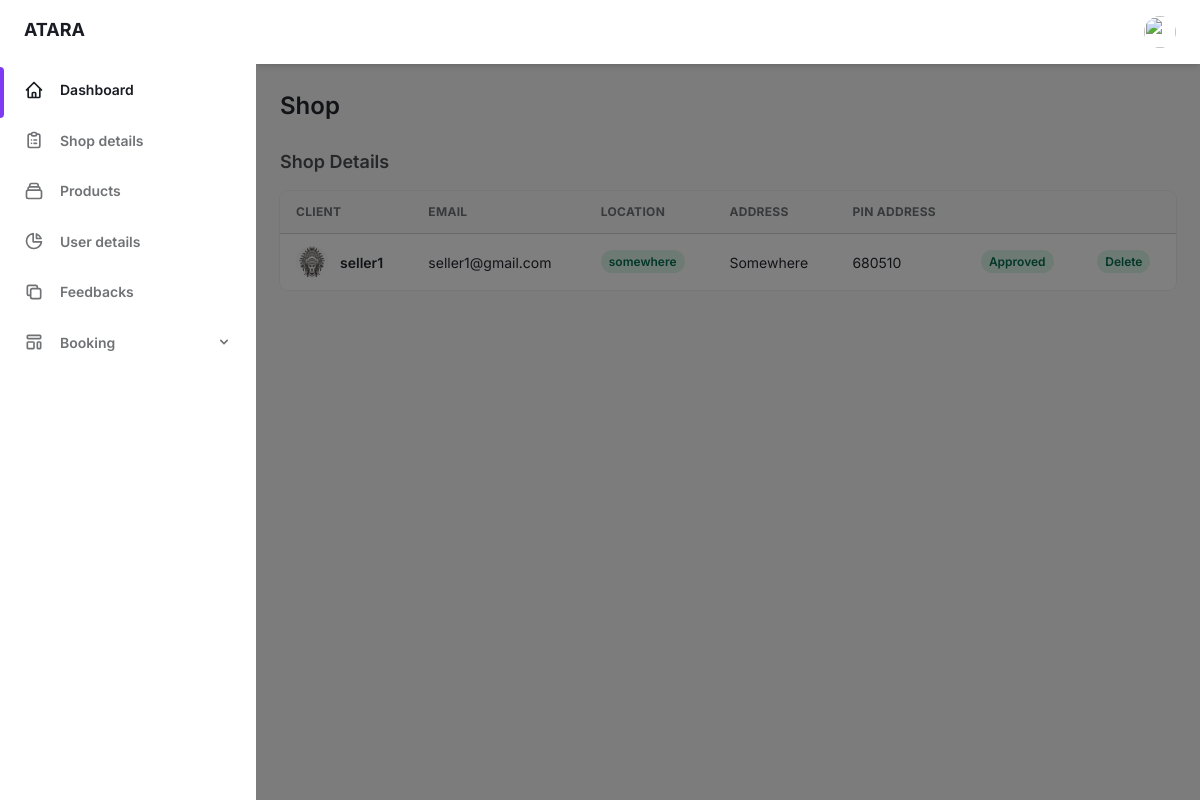
The page /projectadm/shopdetails/ on the database its author committed.
### service/models.py (models this page shows, shortened)
class Service_DB(models.Model):
    CentreName=models.CharField(max_length=250)
    Email=models.EmailField(max_length=450)
    Location=models.CharField(max_length=350)
    Address=models.CharField(max_length=350)
    PinAddress=models.CharField(max_length=350)
    CentreImage=models.ImageField(upload_to='servicereg')
    Password=models.CharField(max_length=50)
    approve = models.BooleanField(default=False)

### projectadm/views.py (the view)
# urls.py: path('shopdetails/', views.shopdetails, name="shopdetails"),
def shopdetails(request):
    sd=Service_DB.objects.all()
    return render(request,"prjctadm/shopdetails.html",{'sd':sd})

### templates/prjctadm/shopdetails.html (shortened to what this page needs)
<!DOCTYPE html>
{% load static %}
<html :class="{ 'theme-dark': dark }" x-data="data()" lang="en">
  <head>
    <link rel="stylesheet" href="{% static 'prjctadm/assets/css/tailwind.output.css'%}" />
    <link
      rel="stylesheet"
      href="https://cdnjs.cloudflare.com/ajax/libs/Chart.js/2.9.3/Chart.min.css"
    />
  </head>
  <body>
    <div
      class="flex h-screen bg-gray-50 dark:bg-gray-900"
      :class="{ 'overflow-hidden': isSideMenuOpen }"
    >
      <aside
        class="z-20 hidden w-64 overflow-y-auto bg-white dark:bg-gray-800 md:block flex-shrink-0"
      >
        <div class="py-4 text-gray-500 dark:text-gray-400">
          <a
            class="ml-6 text-lg font-bold text-gray-800 dark:text-gray-200"
            href="#"
          >
           ATARA
          </a>
          <ul class="mt-6">
            <li class="relative px-6 py-3">
              <span
                class="absolute inset-y-0 left-0 w-1 bg-purple-600 rounded-tr-lg rounded-br-lg"
                aria-hidden="true"
              ></span>
              <a
                class="inline-flex items-center w-full text-sm font-semibold text-gray-800 transition-colors duration-150 hover:text-gray-800 dark:hover:text-gray-200 dark:text-gray-100"
                href="aindex"
              >
                <svg
                  class="w-5 h-5"
                  aria-hidden="true"
                  fill="none"
                  stroke-linecap="round"
                  stroke-linejoin="round"
                  stroke-width="2"
                  viewBox="0 0 24 24"
                  stroke="currentColor"
                >
                  <path
                    d="M3 12l2-2m0 0l7-7 7 7M5 10v10a1 1 0 001 1h3m10-11l2 2m-2-2v10a1 1 0 01-1 1h-3m-6 0a1 1 0 001-1v-4a1 1 0 011-1h2a1 1 0 011 1v4a1 1 0 001 1m-6 0h6"
                  ></path>
                </svg>
                <span class="ml-4">Dashboard</span>
              </a>
            </li>
          </ul>
          <ul>
            <li class="relative px-6 py-3">
              <a
                class="inline-flex items-center w-full text-sm font-semibold transition-colors duration-150 hover:text-gray-800 dark:hover:text-gray-200"
                href="shopdetails"
              >
                <span class="ml-4">Shop details</span>
              </a>
            </li>
            <li class="relative px-6 py-3">
              <a
                class="inline-flex items-center w-full text-sm font-semibold transition-colors duration-150 hover:text-gray-800 dark:hover:text-gray-200"
                href="services"
              >
                <span class="ml-4">Products</span>
              </a>
            </li>
            <li class="relative px-6 py-3">
              <a
                class="inline-flex items-center w-full text-sm font-semibold transition-colors duration-150 hover:text-gray-800 dark:hover:text-gray-200"
                href="userdetails"
              >
                <svg
                  class="w-5 h-5"
                  aria-hidden="true"
                  fill="none"
                  stroke-linecap="round"
                  stroke-linejoin="round"
                  stroke-width="2"
                  viewBox="0 0 24 24"
                  stroke="currentColor"
                >
                  <path
                    d="M11 3.055A9.001 9.001 0 1020.945 13H11V3.055z"
                  ></path>
                  <path d="M20.488 9H15V3.512A9.025 9.025 0 0120.488 9z"></path>
                </svg>
                <span class="ml-4">User details</span>
              </a>
            </li>
            <li class="relative px-6 py-3">
              <a
                class="inline-flex items-center w-full text-sm font-semibold transition-colors duration-150 hover:text-gray-800 dark:hover:text-gray-200"
                href="feedbacks"
              >
                <svg
                  class="w-5 h-5"
                  aria-hidden="true"
                  fill="none"
                  stroke-linecap="round"
                  stroke-linejoin="round"
                  stroke-width="2"
                  viewBox="0 0 24 24"
                  stroke="currentColor"
                >
                  <path
                    d="M8 16H6a2 2 0 01-2-2V6a2 2 0 012-2h8a2 2 0 012 2v2m-6 12h8a2 2 0 002-2v-8a2 2 0 00-2-2h-8a2 2 0 00-2 2v8a2 2 0 002 2z"
                  ></path>
                </svg>
                <span class="ml-4">Feedbacks</span>
              </a>
            </li>
            <li class="relative px-6 py-3">
              <button
                class="inline-flex items-center justify-between w-full text-sm font-semibold transition-colors duration-150 hover:text-gray-800 dark:hover:text-gray-200"
                @click="togglePagesMenu"
                aria-haspopup="true"
              >
                <span class="inline-flex items-center">
                  <span class="ml-4">Booking</span>
                </span>
                <svg
                  class="w-4 h-4"
                  aria-hidden="true"
                  fill="currentColor"
                  viewBox="0 0 20 20"
                >
                  <path
                    fill-rule="evenodd"
                    d="M5.293 7.293a1 1 0 011.414 0L10 10.586l3.293-3.293a1 1 0 111.414 1.414l-4 4a1 1 0 01-1.414 0l-4-4a1 1 0 010-1.414z"
                    clip-rule="evenodd"
                  ></path>
                </svg>
              </button>
            </li>
          </ul>
        </div>
      </aside>
      <div
        x-show="isSideMenuOpen"
        x-transition:enter="transition ease-in-out duration-150"
        x-transition:enter-start="opacity-0"
        x-transition:enter-end="opacity-100"
        x-transition:leave="transition ease-in-out duration-150"
        x-transition:leave-start="opacity-100"
        x-transition:leave-end="opacity-0"
        class="fixed inset-0 z-10 flex items-end bg-black bg-opacity-50 sm:items-center sm:justify-center"
      ></div>
      <div class="flex flex-col flex-1 w-full">
        <header class="z-10 py-4 bg-white shadow-md dark:bg-gray-800">
          <div
            class="container flex items-center justify-between h-full px-6 mx-auto text-purple-600 dark:text-purple-300"
          >
            <ul class="flex items-center flex-shrink-0 space-x-6">
              <li class="relative">
                <button
                  class="align-middle rounded-full focus:shadow-outline-purple focus:outline-none"
                  @click="toggleProfileMenu"
                  @keydown.escape="closeProfileMenu"
                  aria-label="Account"
                  aria-haspopup="true"
                >
                  <img
                    class="object-cover w-8 h-8 rounded-full"
                    src="https://images.unsplash.com/photo-1502378735452-bc7d86632805?ixlib=rb-0.3.5&q=80&fm=jpg&crop=entropy&cs=tinysrgb&w=200&fit=max&s=aa3a807e1bbdfd4364d1f449eaa96d82"
                    alt=""
                    aria-hidden="true"
                  />
                </button>
              </li>
            </ul>
          </div>
        </header>
        <main class="h-full pb-16 overflow-y-auto">
          <div class="container grid px-6 mx-auto">
            <h2
              class="my-6 text-2xl font-semibold text-gray-700 dark:text-gray-200"
            >
              Shop
            </h2>
            <h4
              class="mb-4 text-lg font-semibold text-gray-600 dark:text-gray-300"
            >
             Shop Details
            </h4>
            <div class="w-full overflow-hidden rounded-lg shadow-xs">
              <div class="w-full overflow-x-auto">
                <table class="w-full whitespace-no-wrap">
                  <thead>
                    <tr
                      class="text-xs font-semibold tracking-wide text-left text-gray-500 uppercase border-b dark:border-gray-700 bg-gray-50 dark:text-gray-400 dark:bg-gray-800"
                    >
                      <th class="px-4 py-3">Client</th>
                      <th class="px-4 py-3">Email</th>
                      <th class="px-4 py-3">Location</th>
                      <th class="px-4 py-3">Address</th>
                      <th class="px-4 py-3">Pin Address</th>
                    </tr>
                  </thead>
                  <tbody
                    class="bg-white divide-y dark:divide-gray-700 dark:bg-gray-800"
                  >
                  {% for sd in sd %}
                    <tr class="text-gray-700 dark:text-gray-400">
                      <td class="px-4 py-3">
                        <div class="flex items-center text-sm">
                          <div
                            class="relative hidden w-8 h-8 mr-3 rounded-full md:block"
                          >
                            <img
                              class="object-cover w-full h-full rounded-full"
                              src="{{sd.CentreImage.url}}"
                              alt=""
                              loading="lazy"
                            />
                            <div
                              class="absolute inset-0 rounded-full shadow-inner"
                              aria-hidden="true"
                            ></div>
                          </div>
                          <div>
                            <p class="font-semibold">{{sd.CentreName}}</p>
                          </div>
                        </div>
                      </td>
                      <td class="px-4 py-3 text-sm">
                        {{sd.Email}}
                      </td>
                      <td class="px-4 py-3 text-xs">
                        <span
                          class="px-2 py-1 font-semibold leading-tight text-green-700 bg-green-100 rounded-full dark:bg-green-700 dark:text-green-100"
                        >
                        {{sd.Location}}
                        </span>
                      </td>
                      <td class="px-4 py-3 text-sm">
                        {{sd.Address}}
                      </td>
                    <td class="px-4 py-3 text-sm">
                        {{sd.PinAddress}}
                    </td>
                         <td class="px-4 py-3 text-xs">
                          {% if sd.approve %}
                          <span
                            class="px-2 py-1 font-semibold leading-tight text-green-700 bg-green-100 rounded-full dark:bg-green-700 dark:text-green-100"
                          >
                          Approved
                          </span>
                        {% endif %}
                        </td>
                         <td class="px-4 py-3 text-xs">
                          <a href="{% url 'adelete' sd.id %}">
                          <span
                            class="px-2 py-1 font-semibold leading-tight text-green-700 bg-green-100 rounded-full dark:bg-green-700 dark:text-green-100"
                          >
                          Delete
                          </span>
                        </td>
                        </div>
                    {% endfor %}
              </div>
              </div>
            </div>
          </div>
  </body>
</html>

### rows shown on the page
Service_DB: CentreImage (picture), CentreName "seller1", Email "seller1@gmail.com", Location "somewhere", Address "Somewhere", PinAddress "680510", approve "Approved"
